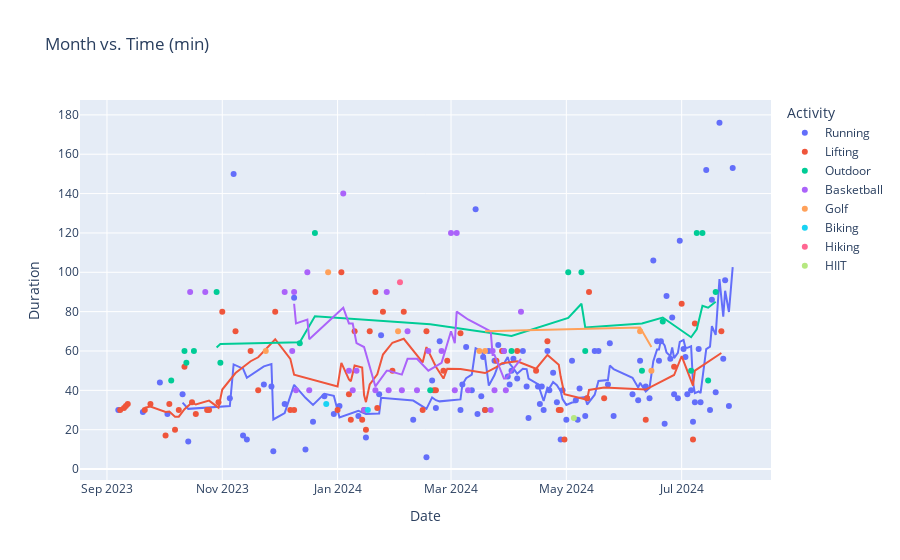

Notebook code for this chart:
### Code cell
px.scatter(df, x = 'Date', y = 'Duration', color = 'Activity',title = 'Month vs. Time (min)', trendline="rolling", trendline_options=dict(window=5))
